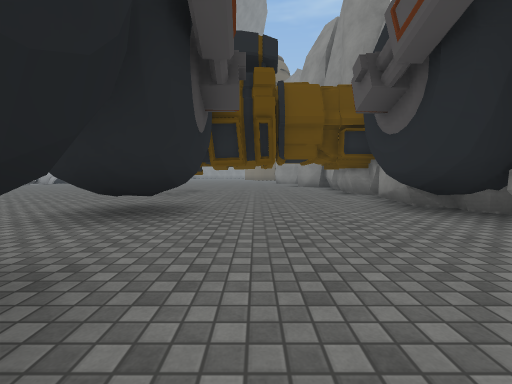
[1] (above)

21 first-person views from a walk through a Unity game level. The camera is 1.2 m above the floor, tilts 4° down and sees 90° across. The floor is counted in squares, 2 m on a side. Each view is taken from the middle of a square. On the plan, view 1 faces up. The plan holds only what a view shows up to about 9 squares ahead; the rest is blank. The place goes on beyond the plan. The player character is not drawn. Some surface patterns are stand-ins.

[2]
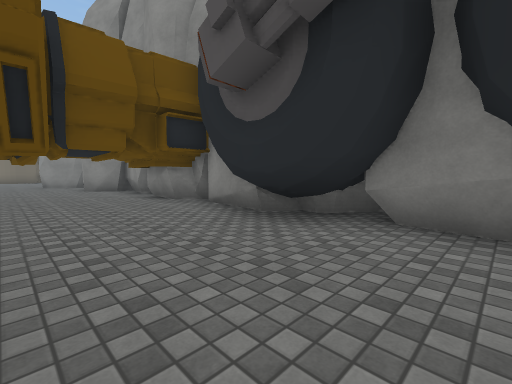

[3]
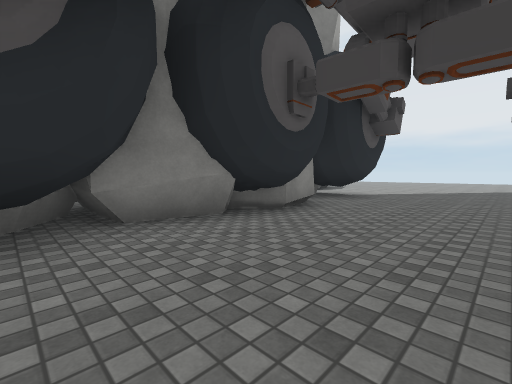

[4]
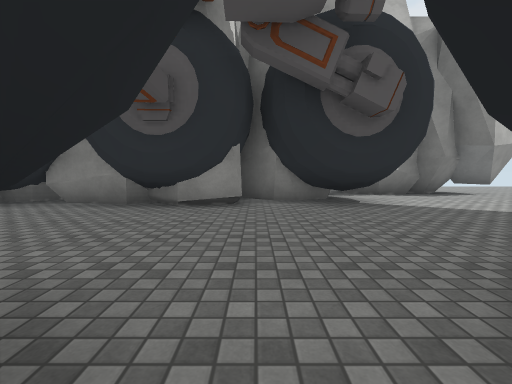

[5]
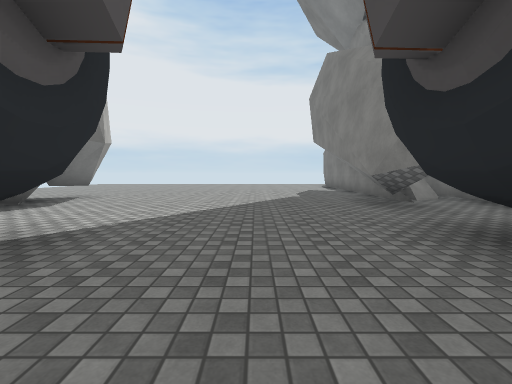

[6]
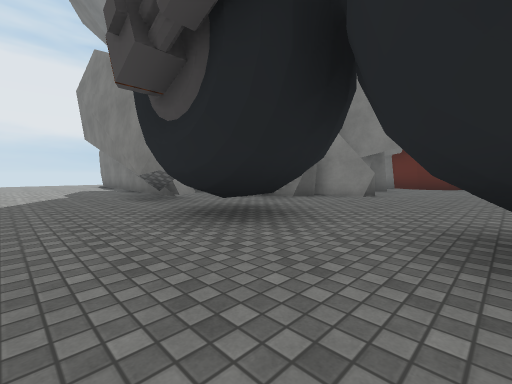

[7]
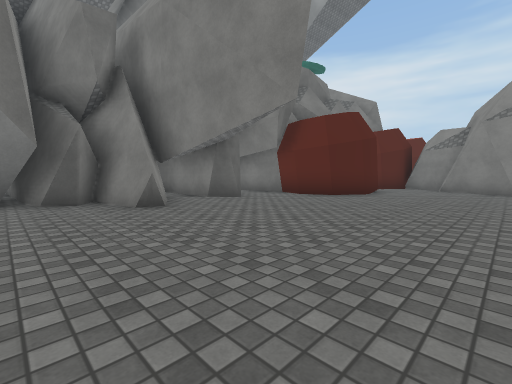

[8]
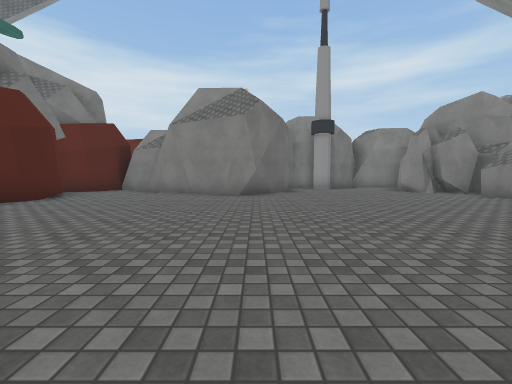

[9]
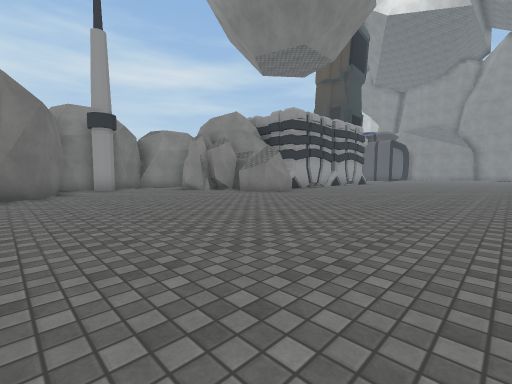

[10]
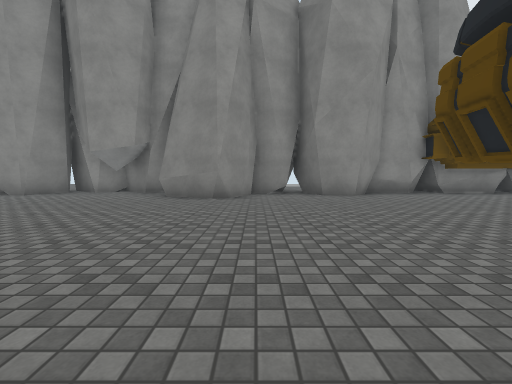

[11]
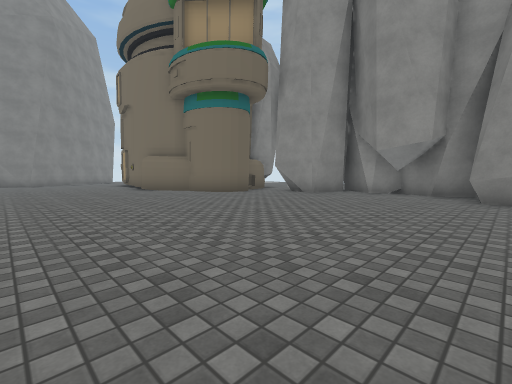

[12]
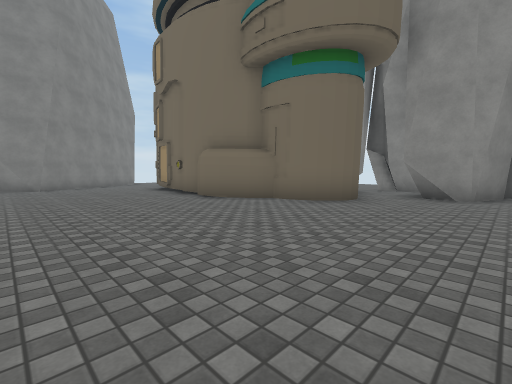

[13]
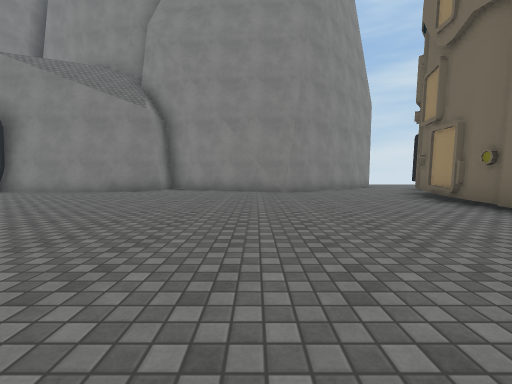

[14]
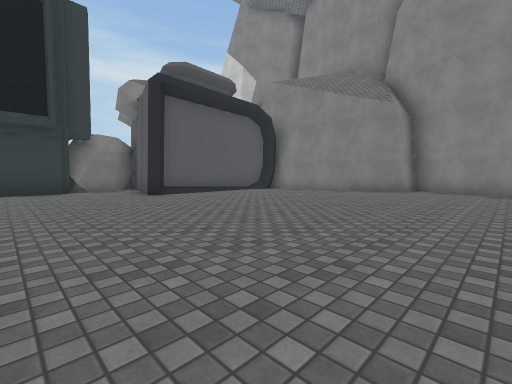

[15]
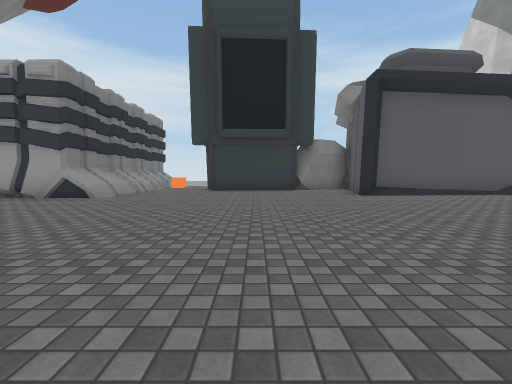

[16]
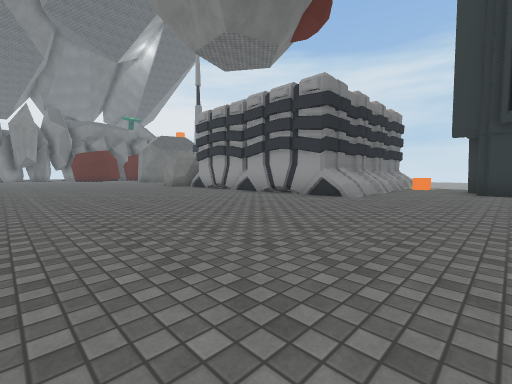

[17]
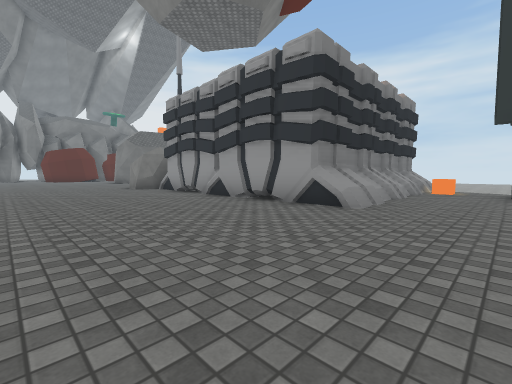

[18]
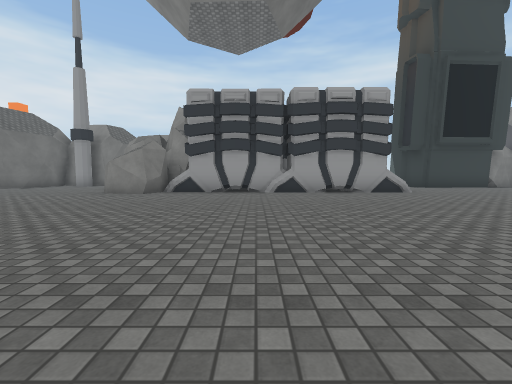

[19]
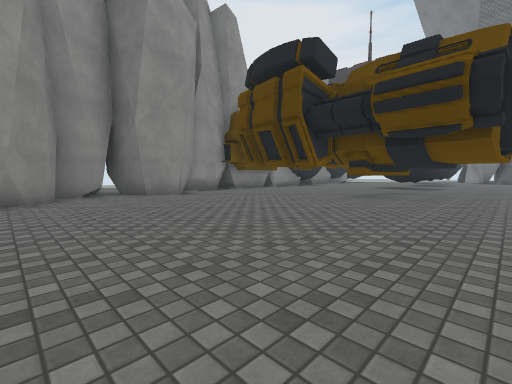

[20]
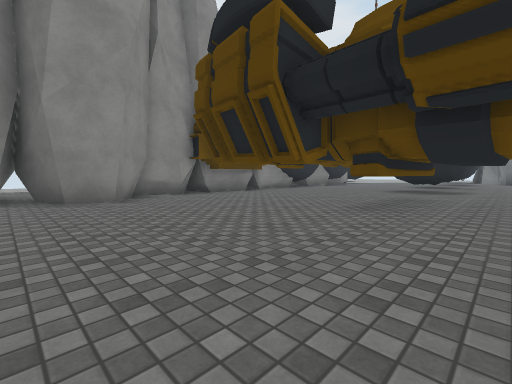

[21]
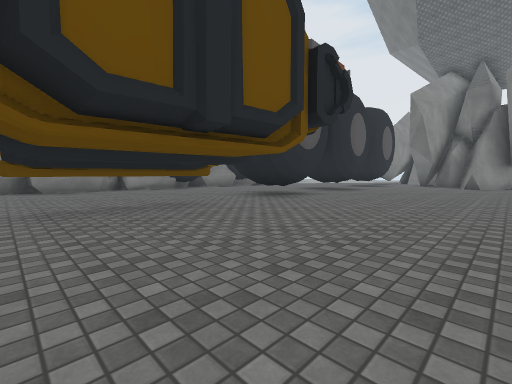

### Floor plan
Key: @ floor where view 1 was taken; # wall or solid block; x gap in a wall; . floor; ^ raised ledge; T thing the floor can be seen under or through; R rock; B building; O other object.
Columns run from 16 left of view 1 to 6 right of it. Each row starts with its distance up from view 1.
 34        ####
 33   ######..###...
 32   #.............
 31   #.............#
 30   #............B
 29   #............#
 28 O##............#
 27 R.#............#
 26 R...............B
 25 #...............B  #
 24 #...............BB...#
 23 #.................. .#
 22 ..................###
 21 ....................#
 20 ^^^^................#
 19 ####...............##
 18    #...............##
 17    #..............##
 16    #..............##
 15    #...............#
 14    #...............##
 13    #..............##
 12    #..............##
 11   ###..............#
 10  ##............TT..##
  9  ............TT.x..##
  8  ...........TT .#..##
  7 ............TT......#
  6 .............. T ..##
  5 ##...........TTT...#
  4  ##..........TTT...##
  3   #...........#.....##
  2  ##................##
  1 R#............ #...#
  0 RR............##@..##
 -1 R...................#
 -2  #.###........##...##
 -3  ### #....#...^#...##
 -4      #..#.###.##...####
 -5         #####.#......##
 -6         #   #.#......##
 -7             ###.......#

Positions as (right, up) in squares from view 1, and headings:
1: (0, 0), facing up
2: (0, 2), facing up-right
3: (0, 4), facing down-right
4: (-2, -1), facing right
5: (1, -1), facing down
6: (1, 0), facing down-left
7: (-4, 2), facing down-left
8: (-6, 4), facing left
9: (-6, 4), facing up-left
10: (-5, 15), facing right
11: (-5, 17), facing up-right
12: (-5, 21), facing up-right
13: (-5, 24), facing up
14: (-6, 24), facing up-left
15: (-6, 24), facing left
16: (-6, 23), facing down-left
17: (-8, 22), facing down-left
18: (-4, 15), facing left
19: (-5, 16), facing down-right
20: (-4, 14), facing down-right
21: (-7, 10), facing down-right
